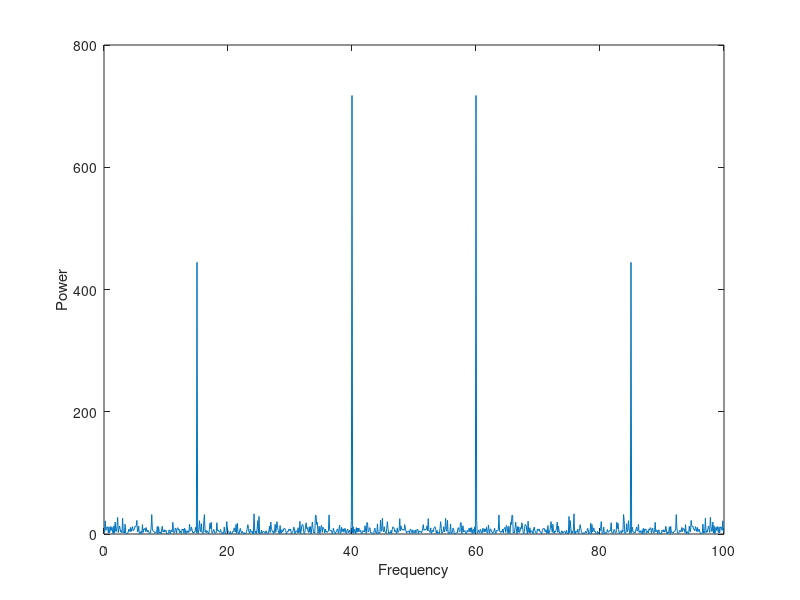

MATLAB code to generate this figure:
rng('default')
fs = 100;                                % sample frequency (Hz)
t = 0:1/fs:10-1/fs;                      % 10 second span time vector
x = (1.3)*sin(2*pi*15*t) ...             % 15 Hz component
  + (1.7)*sin(2*pi*40*(t-2)) ...         % 40 Hz component
  + 2.5*randn(size(t));                  % Gaussian noise;

y = fft(x); % compute the discrete Fourier transform of the signal.

n = length(x);          % number of samples
f = (0:n-1)*(fs/n);     % frequency range
power = abs(y).^2/n;    % power of the DFT

plot(f,power)
xlabel('Frequency')
ylabel('Power')